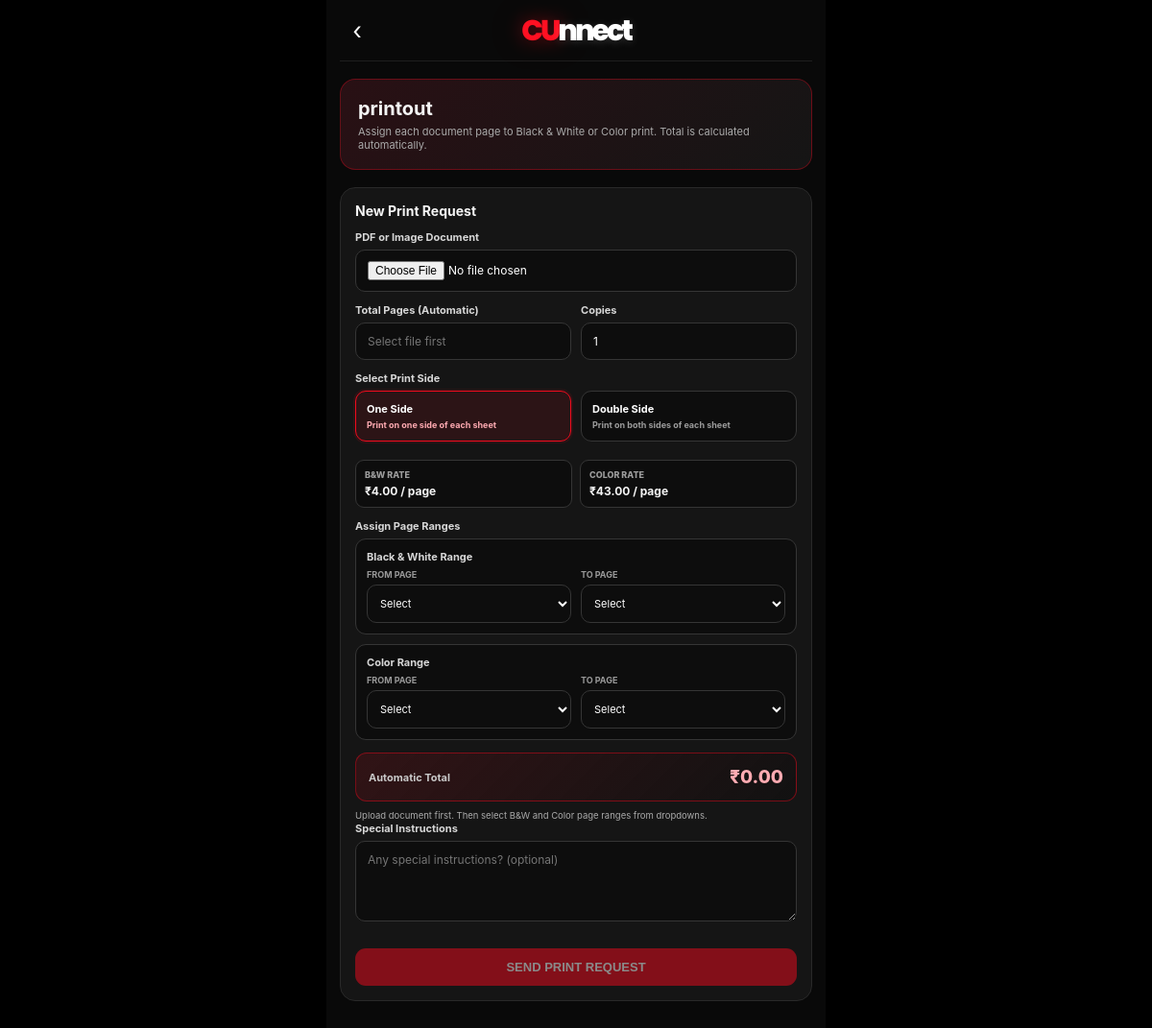
The page /printout/vendor/3/ (signed in) on the database its author committed.
### myapp/models.py (models this page shows, shortened)
class VendorProfile(models.Model):
    VENDOR_TYPE_CHOICES = [
        ("food", "Food Vendor"),
        ("printout", "Printout Vendor"),
        ("hostel", "Hostel Essentials Vendor"),
    ]
    user = models.OneToOneField(
        User,
        on_delete=models.CASCADE,
        related_name="vendor_profile"
    )
    business_name = models.CharField(max_length=150)
    vendor_type = models.CharField(
        max_length=30,
        default="food"
    )
    kitchen_open = models.BooleanField(default=True)
    phone = models.CharField(
        max_length=15,
        unique=True,
        null=True,
        blank=True
    )
    bw_price_per_page = models.DecimalField(
        max_digits=6,
        decimal_places=2,
        default=1.00
    )
    color_price_per_page = models.DecimalField(
        max_digits=6,
        decimal_places=2,
        default=5.00
    )
    is_approved = models.BooleanField(default=False)
    is_active = models.BooleanField(default=True)
    upi_id = models.CharField(max_length=120, blank=True, default="")
    upi_qr_image = models.ImageField(
        upload_to="vendor_qr/", blank=True, null=True)
    logo = models.ImageField(
        upload_to="vendor_logo/", blank=True, null=True)
    store_description = models.TextField(blank=True, default="")

### myapp/views.py (the view, shortened to what this page needs)
# urls.py: path("printout/vendor/<int:vendor_id>/", views.print_vendor_shop, name="print_vendor_shop"),
@login_required(login_url="login_step1")
def print_vendor_shop(request, vendor_id):
    vendor = get_object_or_404(
        VendorProfile,
        id=vendor_id,
        vendor_type="printout",
        is_approved=True,
        is_active=True
    )
    return render(request, "food/print_vendor_shop.html", {
        "vendor": vendor,
    })

### food/templates/food/print_vendor_shop.html (shortened to what this page needs)
<!DOCTYPE html>
<html lang="en">
<head>
</head>
<body>
  <main class="app">
    <header class="header">
      <a class="back" href="{% url 'printout_home' %}" aria-label="Back">‹</a>
      <div class="logo" aria-label="CUnnect"><span class="logo-cu">CU</span><span class="logo-nnect">nnect</span></div>
    </header>
    <section class="hero"><h1>{{ vendor.business_name }}</h1><p>Assign each document page to Black & White or Color print. Total is calculated automatically.</p></section>
    <section class="panel">
      <h2>New Print Request</h2>
      <form id="print-order-form" method="post" enctype="multipart/form-data">
        <label for="document">PDF or Image Document</label>
        <input class="field" id="document" type="file" name="document" accept="application/pdf,.pdf,image/jpeg,image/png,image/webp,.jpg,.jpeg,.png,.webp" required>
        <div class="row"><div><label for="pages">Total Pages (Automatic)</label><input class="field" id="pages" type="number" name="pages" readonly required placeholder="Select file first"></div><div><label for="copies">Copies</label><input class="field" id="copies" type="number" name="copies" min="1" value="1" required></div></div>
        <label>Select Print Side</label>
        <div class="side-options">
          <label class="side-option"><input type="radio" name="print_side" value="single" checked><span class="side-card"><strong>One Side</strong><span>Print on one side of each sheet</span></span></label>
          <label class="side-option"><input type="radio" name="print_side" value="double"><span class="side-card"><strong>Double Side</strong><span>Print on both sides of each sheet</span></span></label>
        </div>
        <div class="rate-list"><div class="rate"><span>B&W RATE</span><strong>₹{{ vendor.bw_price_per_page|floatformat:2 }} / page</strong></div><div class="rate"><span>COLOR RATE</span><strong>₹{{ vendor.color_price_per_page|floatformat:2 }} / page</strong></div></div>
        <label>Assign Page Ranges</label>
        <div class="page-select">
          <div class="page-box">
            <label>Black &amp; White Range</label>
            <div class="row">
              <div><span class="range-mini-label">FROM PAGE</span><select class="field" id="bw_from"><option value="">Select</option></select></div>
              <div><span class="range-mini-label">TO PAGE</span><select class="field" id="bw_to"><option value="">Select</option></select></div>
            </div>
          </div>
          <div class="page-box">
            <label>Color Range</label>
            <div class="row">
              <div><span class="range-mini-label">FROM PAGE</span><select class="field" id="color_from"><option value="">Select</option></select></div>
              <div><span class="range-mini-label">TO PAGE</span><select class="field" id="color_to"><option value="">Select</option></select></div>
            </div>
          </div>
        </div>
        <div class="price-summary"><span>Automatic Total</span><strong id="estimated-total">₹0.00</strong></div><p class="range-note" id="page-help">Upload document first. Then select B&W and Color page ranges from dropdowns.</p>
        <label for="notes">Special Instructions</label><textarea class="field" id="notes" name="notes" rows="4" placeholder="Any special instructions? (optional)"></textarea>
        <button class="submit" id="submit-print-request" type="submit" disabled>SEND PRINT REQUEST</button>
      </form>
    </section>
  </main>
</body>
</html>

### rows shown on the page
VendorProfile: business_name "printout", bw_price_per_page "4.00", color_price_per_page "43.00"
